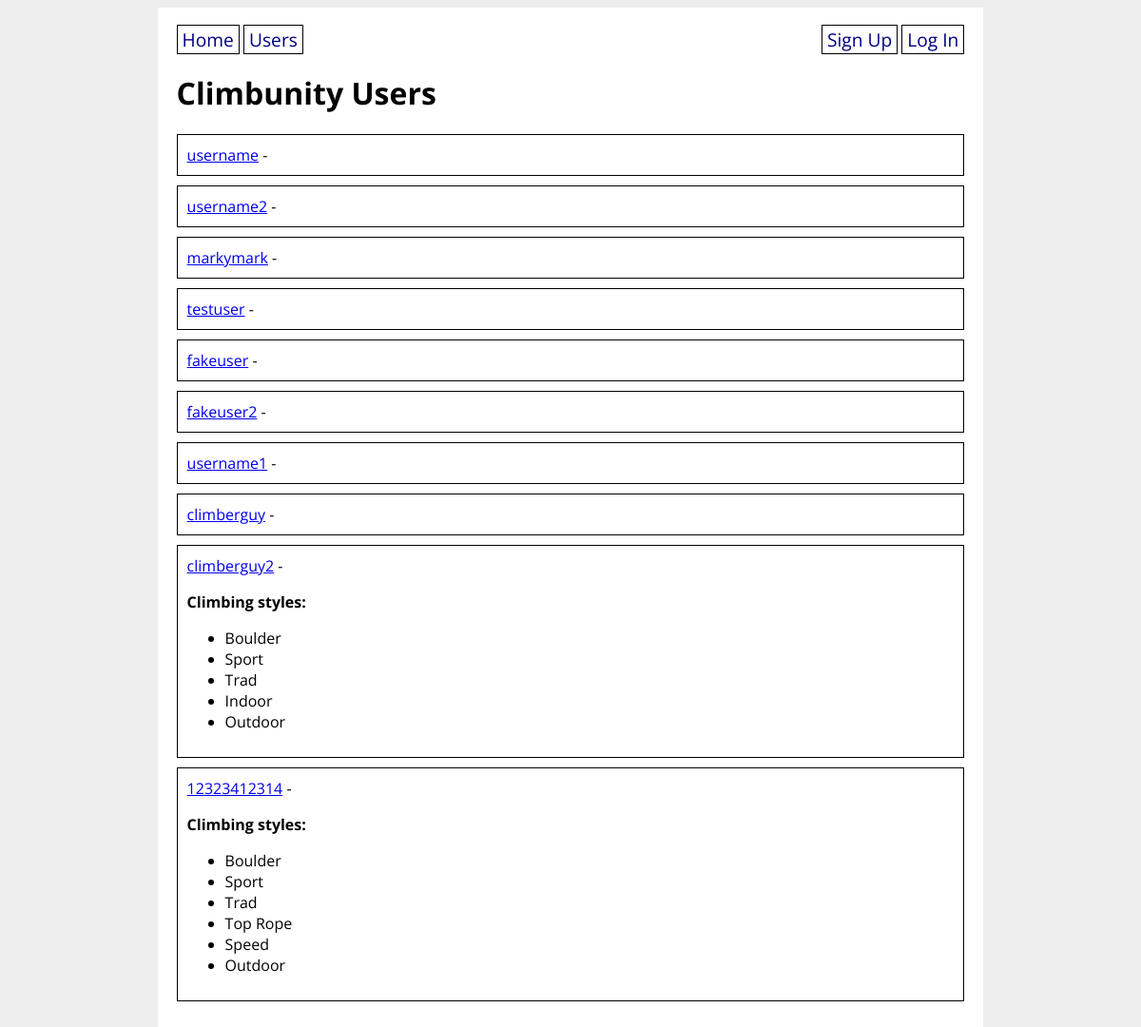
Screenshot of /users with the database file from the repository.
### climbunity_app/models.py (models this page shows, shortened)
class User(UserMixin, db.Model):
    id = db.Column(db.Integer, primary_key=True)
    username = db.Column(db.String(80), nullable=False, unique=True)
    password = db.Column(db.String(200), nullable=False)
    email = db.Column(db.String(200), nullable=False)
    first_name = db.Column(db.String(50), nullable=False)
    last_name = db.Column(db.String(50), nullable=False)
    address = db.Column(db.String(200), nullable=False)
    has_gear = db.Column(db.Boolean, nullable=False)
    user_projects = db.relationship('Route',
        secondary='user_project_lists', back_populates='projecting_users'
    )
    user_appointments = db.relationship('Appointment',
        secondary='appointment_guests', back_populates='appointment_attendants'
    )
    user_does_styles = db.relationship('Style',
        secondary='user_style_lists', back_populates='climber_styles'
    )

class Style(db.Model):
    id = db.Column(db.Integer, primary_key=True)
    style = db.Column(db.String(8))
    climber_styles = db.relationship('User',
        secondary='user_style_lists', back_populates='user_does_styles'
    )
    route_styles = db.relationship('Route',
        secondary='route_style_lists', back_populates='possible_route_styles'
    )
    def __str__(self):
        return f'{self.style}'

### climbunity_app/main/routes.py (the view)
@main.route('/users', methods=['GET', 'POST'])
def all_users():
    users = User.query.all()
    return render_template('all_users.html', users=users)

### climbunity_app/templates/all_users.html
{% extends 'base.html' %}
{% block content %}
<h1>Climbunity Users</h1>
{% for user in users %}
<div class="user">
    <a href="/profile/{{ user.id }}">{{ user.username }}</a> -
    {% if user.user_does_styles %}
    <p><strong>Climbing styles:</strong></p>
        <ul>
        {% for style in user.user_does_styles %}
            <li>{{ style }}</li>
        {% endfor %}
        </ul>
    {% endif %}
</div>
{% endfor %}
{% endblock %}

### climbunity_app/static/style.css (style rules this page uses)
body { display: flex; flex-direction: column; align-items: center; background-color: #eee; font-family: 'Open Sans', sans-serif; }
.user { border: 1px solid black; padding: 10px; margin-bottom: 10px; }

### rows the page displays
User: username "username"
User: username "username2"
User: username "markymark"
User: username "testuser"
User: username "fakeuser"
User: username "fakeuser2"
User: username "username1"
User: username "climberguy"
User: username "climberguy2"
Style: style "Boulder"
Style: style "Sport"
Style: style "Trad"
Style: style "Indoor"
Style: style "Outdoor"
User: username "12323412314"
Style: style "Top Rope"
Style: style "Speed"
